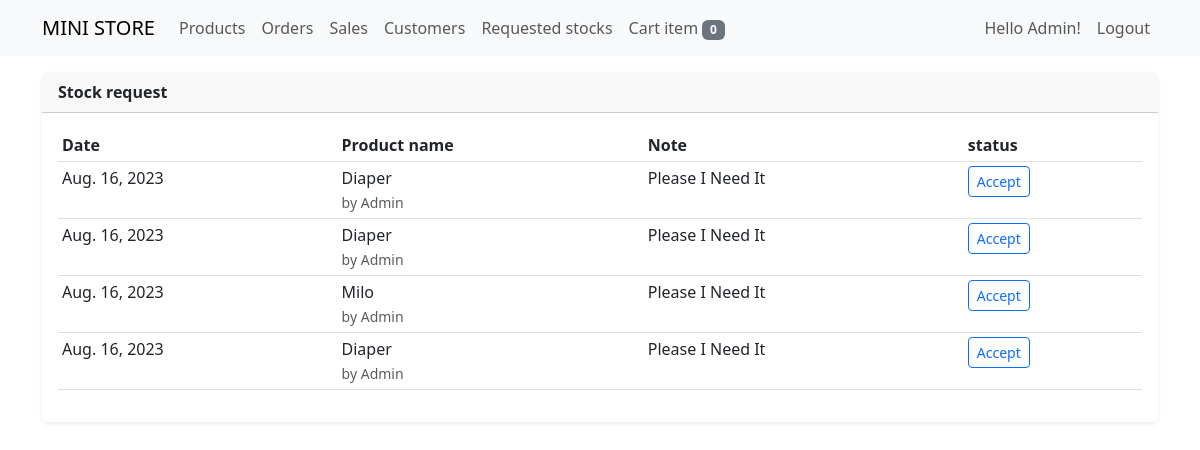
/request (signed in), run on the app's committed database.
### store/models.py (models this page shows, shortened)
class ItemRequest(models.Model):
    request_by = models.ForeignKey(User, on_delete=models.CASCADE)
    item_name = models.CharField(max_length=120)
    message = models.CharField(max_length=120, blank=True, null=True)
    is_noted = models.BooleanField(default=False)
    created = models.DateTimeField(auto_now_add=True)
    class Meta:
        ordering = ['-created']

### store/views/item_request_view.py (the view)
# urls.py: path('request', item_request_view, name='item_request_view'),
@login_required
def item_request_view(request):
    item_request = ItemRequest.objects.all()
    cart = Cart(request)
    cart_items = cart.__len__()
    context = {
        'title': 'request items',
        'item_request': item_request,
        'cart_items': cart_items
    }
    return render(request, 'item_request_view.html', context)

### store/cartitem.py (called while the page is built)
    def __len__(self):
        return sum(item['quantity'] for item in self.cart.values())

### store/templates/item_request_view.html (shortened to what this page needs)
{% extends 'base.html' %}
{% block content %}
<div class="row">
    <div class="col-sm-12">
        <div class="card border-0 shadow-sm mt-3">
            <div class="card-header">
                <strong>Stock request</strong>
            </div>
            <div class="card-body">
                <table class="table table-sm" id="myTable">
                    <thead>
                        <tr>
                            <th>Date</th>
                            <th>
                                Product name
                            </th>
                            <th>Note</th>
                            <th>
                                status
                            </th>
                        </tr>
                    </thead>
                    <tbody>
                        {% for note in item_request %}
                        <tr>
                            <td>{{ note.created|date }}</td>
                            <td>
                                {{note.item_name|title}} <br>
                                <small class="text-muted">by {{note.request_by.username|title}}</small>
                            </td>
                            <td>{{ note.message|title }}</td>
                            <td>
                                {% if note.is_noted %}
                                Noted
                                {% else %}
                                    {% if perms.store.update_itemrequest %}
                                    <form action="{% url 'store:request_status_update' note.pk %}" method="POST">
                                        <input type="submit" class="btn btn-outline-primary btn-sm" value="Accept">
                                    </form>
                                    {% else %}
                                    Requested
                                    {% endif %}
                                {% endif %}
                            </td>
                        </tr>
                        {% endfor %}
                    </tbody>
                </table>
            </div>
        </div>
    </div>
</div>
{% endblock %}

### templates/includes/navigation.html (shortened to what this page needs)
{% load crispy_forms_tags %}
<nav class="navbar navbar-expand-lg bg-body-tertiary" style="background-color: #222;">
    <div class="container">
      <a class="navbar-brand" href="{% url 'store:product_view' %}">MINI STORE</a>
      <div class="collapse navbar-collapse" id="navbarSupportedContent">
        <ul class="navbar-nav me-auto mb-2 mb-lg-0">
          <li class="nav-item">
            <a class="nav-link" aria-current="page" href="{% url 'store:product_view' %}">Products</a>
          </li>
          <li class="nav-item">
            <a class="nav-link" aria-current="page" href="{% url 'store:order_view' %}">Orders</a>
          </li>
          {% if perms.auth.view_ordertransaction %}
          <li class="nav-item">
            <a class="nav-link" aria-current="page" href="{% url 'store:sales_view' %}">Sales</a>
          </li>
          {% endif %}
          {% if perms.auth.view_user %}
          <li class="nav-item">
            <a class="nav-link" aria-current="page" href="{% url 'store:customer_view' %}">Customers</a>
          </li>
          {% endif %}
          {% if perms.store.view_itemrequest %}
          <li class="nav-item">
            <a class="nav-link" aria-current="page" href="{% url 'store:item_request_view' %}">Requested stocks</a>
          </li>
          {% endif %}
          <li class="nav-item">
            <a class="nav-link" href="{% url 'store:pos_view' %}">Cart {% if cart_items > 1 %}items <span class="badge text-bg-success"> {{ cart_items }}{% else %}item <span class="badge text-bg-secondary"> {{ cart_items }}{% endif %}</span></a>
          </li>
        </ul>
        <ul class="navbar-nav float-end mb-2 mb-lg-0">
          {% if request.user.is_authenticated %}
          <li class="nav-item">
            <span class="nav-link" aria-current="page">Hello {{request.user.username|title}}!</span>
          </li>
          <li class="nav-item">
            <a class="nav-link" aria-current="page" href="#" data-bs-toggle="modal" data-bs-target="#logoutUser">Logout</a>
          </li>
          {% endif %}
        </ul>
      </div>
    </div>
</nav>

### data on the page
ItemRequest: created "Aug. 16, 2023", item_name "Diaper", request_by.username "Admin", message "Please I Need It"
ItemRequest: created "Aug. 16, 2023", item_name "Diaper", request_by.username "Admin", message "Please I Need It"
ItemRequest: created "Aug. 16, 2023", item_name "Milo", request_by.username "Admin", message "Please I Need It"
ItemRequest: created "Aug. 16, 2023", item_name "Diaper", request_by.username "Admin", message "Please I Need It"

### other printed values
{{ cart_items }} "0"
{{ request.user.username|title }} "Admin"
